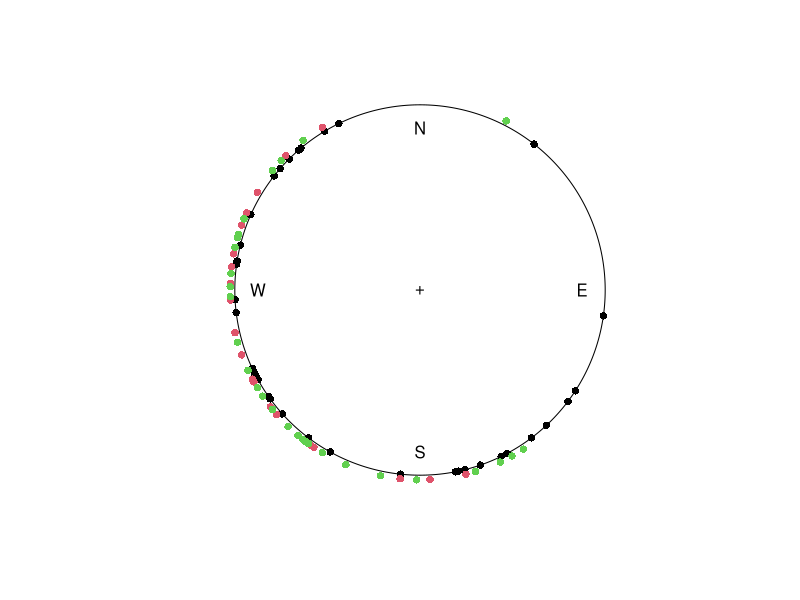

Source code (R):
library(circular)


### Name: fisherB6
### Title: B.6 Cross-bed azimuths of palaeocurrents
### Aliases: fisherB6 fisherB6c
### Keywords: datasets

### ** Examples

data(fisherB6c)
res <- plot(fisherB6c$set1)
points(fisherB6c$set2, col=2, plot.info=res)
points(fisherB6c$set3, col=3, plot.info=res)
